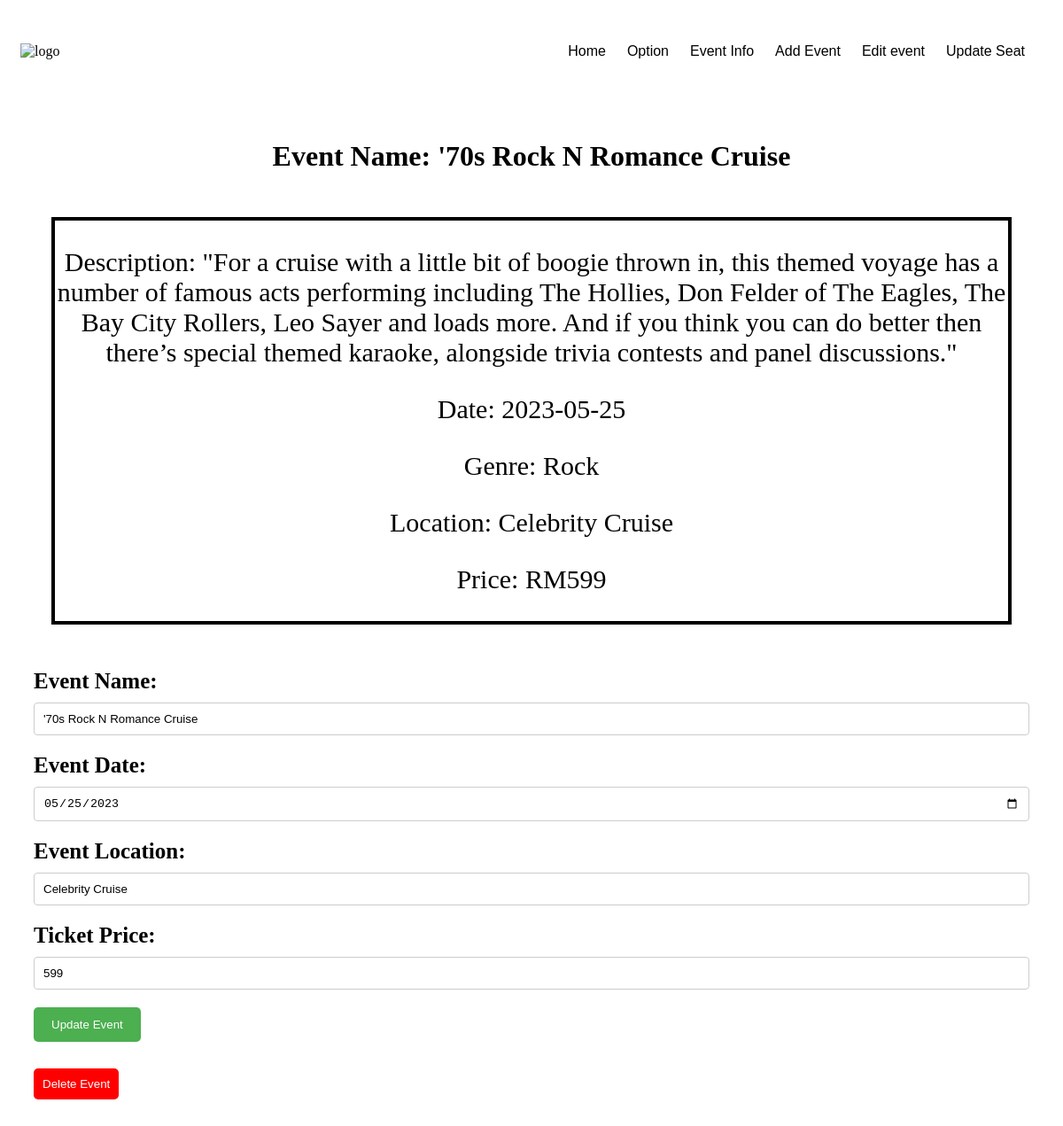
/editevent.php?event_id=1, run on the app's committed database.
### tables this page shows
CREATE TABLE `event` (
  `event_id` int(2) NOT NULL,
  `event_title` varchar(100) NOT NULL,
  `event_description` varchar(500) NOT NULL,
  `genre` varchar(100) NOT NULL,
  `place` varchar(100) NOT NULL,
  `date` date NOT NULL,
  `seat` int(100) NOT NULL,
  `seatremain` int(5) NOT NULL,
  `price` float NOT NULL,
  `image` varchar(100) NOT NULL
);

### editevent.php (the view, shortened to what this page needs)
<!DOCTYPE html>
<html>
<head>
	<link rel="stylesheet" href="editevent.css" />
</head>
<body>
	<video autoplay muted loop>
		<source src="/assignment/picture/purple3.mp4" type="video/mp4">
	</video>
	<?php include('header1.php'); ?>
	<?php
	$conn = mysqli_connect(HOST, USER, PASSWORD, NAME);
 $event_id = $_GET['event_id'];
$event_query = "SELECT * FROM event WHERE event_id = '$event_id'";
$event_result = mysqli_query($conn, $event_query);
 if (mysqli_num_rows($event_result) > 0) {
	$event_data = mysqli_fetch_assoc($event_result);
	$event_name = $event_data['event_title'];
	$event_detail = $event_data['event_description'];
	$event_genre = $event_data['genre'];
	$event_date = $event_data['date'];
	$event_location = $event_data['place'];
	$price = $event_data['price'];
	    echo "<h1>Event Name: $event_name</h1>";
	    echo "<div class='event-details'>";
	    echo "<p>Description: $event_detail</p>";
	    echo "<p>Date: $event_date</p>";
	    echo "<p>Genre: $event_genre</p>";
	    echo "<p>Location: $event_location</p>";
	    echo "<p>Price: RM$price</p>";
	    echo "</div>";
	    echo '<form action="updateevent.php" method="post">
    <label for="event_title">Event Name:</label>
    <input type="text" name="event_title" value="' . $event_name . '" readonly><br>
    <label for="event_date">Event Date:</label>
    <input type="date" name="event_date" value="' . ($event_date ?? '') . '"><br>
    <label for="event_location">Event Location:</label>
    <input type="text" name="event_location" value="' . ($event_location ?? '') . '"><br>
    <label for="price">Ticket Price:</label>
    <input type="number" name="price" value="' . ($price ?? '') . '"><br>
    <input type="submit" value="Update Event">
    </form>';
	    echo '<form action="deleteevent.php" method="post">
    <input type="hidden" name="event_id" value="' . $event_id . '">
    <input type="submit" value="Delete Event">
    </form>';
	} else {
	    echo "Event not found.";
	}
	?>
</body>
</html>

### editevent.css (style rules this page uses)
body { background-position: center; background-size: 100% 100%; }
video { right: 0; bottom: 0; min-width: 100%; min-height: 100%; z-index: -1; object-fit: cover; position: fixed; top: 0; left: 0; width: 100%; height: 100%; overflow: hidden; }
label { display: block; margin-bottom: 10px; font-weight: bold; }
input[type="text"], input[type="date"], input[type="time"], input[type="number"] { width: 100%; padding: 10px; border: 1px solid #ccc; border-radius: 4px; box-sizing: border-box; margin-bottom: 20px; }
input[type="submit"] { background-color: #4CAF50; color: white; padding: 12px 20px; border: none; border-radius: 5px; cursor: pointer; }
input[type=submit][value="Delete Event"] { background-color: red; color: white; border: none; padding: 10px; cursor: pointer; }
h1 { font-family: "Times New Roman", Times, serif; margin-top: 150px; text-align: center; margin-top: 50px; color: rgb(1, 1, 1); }
.event-details { font-size: 30px; text-align: center; border: 4px solid black; margin:50px; }
form { border:10px; margin:30px; font-size: 25px; }

### data on the page
event: event_title "'70s Rock N Romance Cruise", event_description "\"For a cruise with a little bit of boogie thrown in, this themed voyage has a number of famous acts performing including The Hollies, Don Felder of The Eagles, The Bay City Rollers, Leo Sayer and loads more. And if you think you can do better then there’s special themed karaoke, alongside trivia contests and panel discussions.\"", date "2023-05-25", genre "Rock", place "Celebrity Cruise", price "599", event_date "05/25/2023", event_location "Celebrity Cruise"
